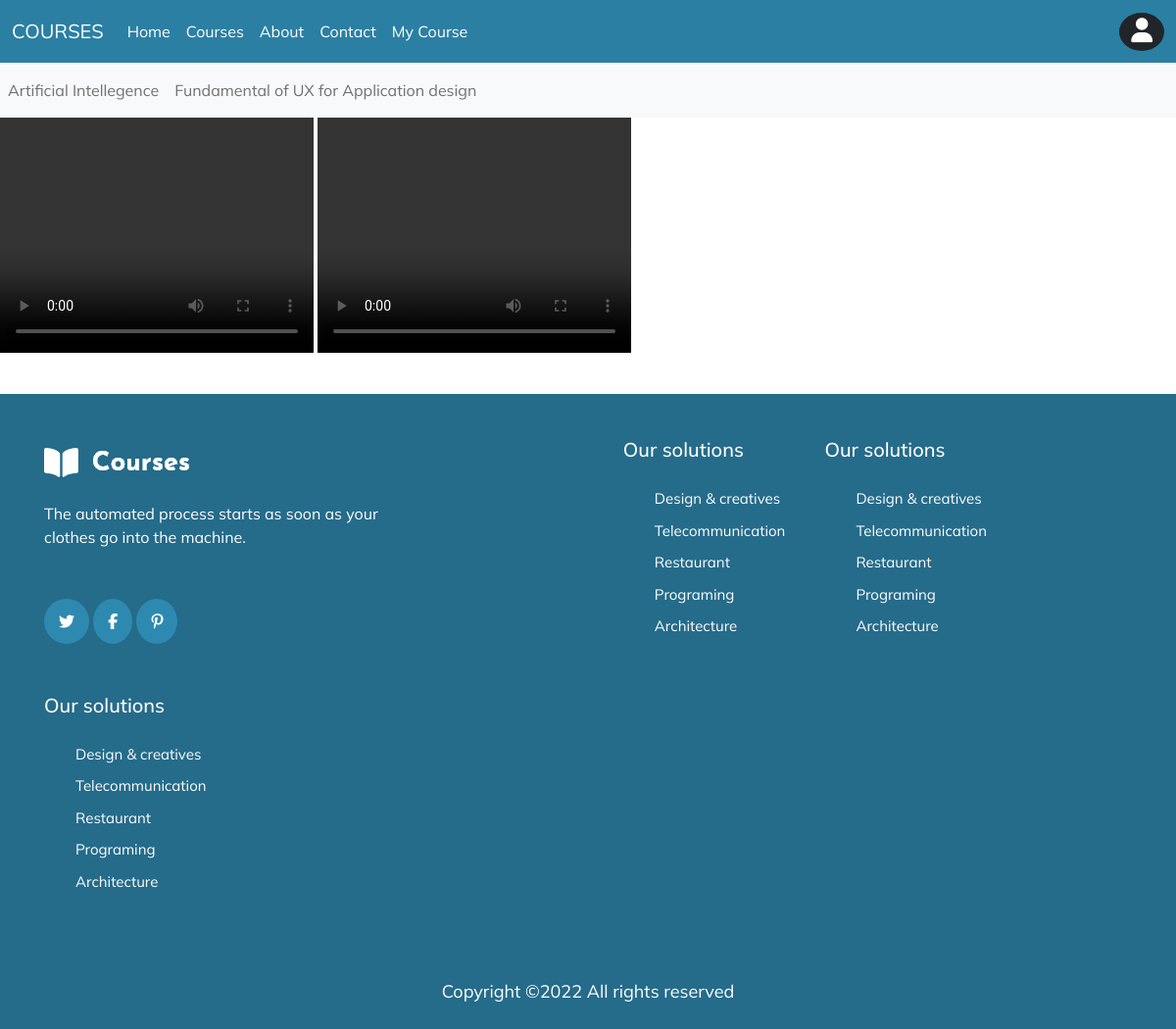
Page /singlecourse.php?course=5 (signed in) on the committed database.
### tables this page shows
CREATE TABLE `bank` (
  `id` int(10) NOT NULL,
  `card_id` int(255) NOT NULL,
  `card_name` varchar(255) NOT NULL,
  `cvv` varchar(255) NOT NULL,
  `ct_id` int(255) NOT NULL,
  `expiry_date` date NOT NULL,
  `user_id` varchar(255) NOT NULL,
  `s_id` int(255) NOT NULL
);

CREATE TABLE `subject` (
  `s_id` int(10) NOT NULL,
  `s_name` varchar(100) NOT NULL,
  `s_disc` varchar(100) NOT NULL,
  `s_price` int(100) NOT NULL,
  `s_img` varchar(255) NOT NULL
);

CREATE TABLE `vedio` (
  `v_id` int(255) NOT NULL,
  `v_name` varchar(255) NOT NULL,
  `s_id` int(255) NOT NULL
);

### singlecourse.php (the view, shortened to what this page needs)
<?php
include 'header.php';
?>
  <nav class="navbar navbar-expand-lg navbar-light bg-light">
  <div class="collapse navbar-collapse" id="navbarNav">
    <ul class="navbar-nav">
      <li class="nav-item">
      <?php
      $sql2 = "select *from subject LEFT JOIN bank ON subject.s_id = bank.s_id
      LEFT JOIN signup ON bank.user_id = signup.user_id
      where signup.user_id = '{$userid}'";
      $result2 = mysqli_query($conn,$sql2);
      if(mysqli_num_rows($result2)>0){
      while($row2 = mysqli_fetch_assoc($result2)){
      ?>
        <a class="nav-link" href="singlecourse.php?course=<?php echo $row2['s_id'];?>" value="<?php echo $row2['s_id'];?>"><?php echo $row2['s_name'];?></a>
      </li>
      <?php
      }
    }
      ?>
    </ul>
  </div>
</nav>
<?php
 $course = $_GET['course'];
              $sql = "select * from vedio
              where vedio.s_id = '{$course}'";
              $result = mysqli_query($conn,$sql);
              if(mysqli_num_rows($result)>0){
              while($row = mysqli_fetch_assoc($result)){
?>
<video width="320" height="240" controls>
  <source src="<?php  echo "upload/".$row['v_name'];?>" type="video/mp4">
</video>
<?php
              }
            }
?>
<?php
include 'footer.php';
?>

### assets/css/style.css (style rules this page uses)
body { line-height: 1.5; font-family: 'Poppins', sans-serif; }
* { margin: 0px; padding: 0px; font-family: "Mulish", sans-serif; box-sizing: border-box; }
:root { --btn: rgb(255, 159, 103); --btnhover: #3ba9d8; --navbackground: #2B7FA3; --scrolltop: #2B7FA3; --fontsize: 18px; --padding: 5px; --btnradius: 3px; --fontcolor: white; --bgimg: url(../img/school-supplies-stationery-blue-background-copy-space.jpg); --fontcolorbl: #256b8a; --fontcolorlight: #7f86a3; --cardradius: 10px; --starcolor: #ff7b2e; }

### rows in the picture
bank: s.s_name "Artificial Intellegence"
bank: s.s_name "Fundamental of UX for Application design"
